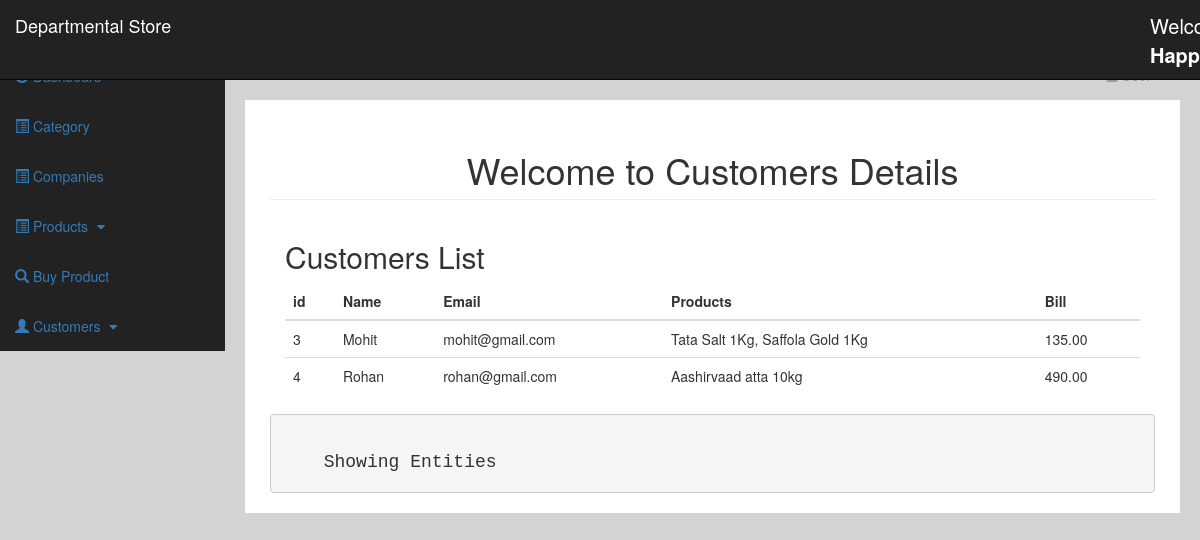
Screenshot of /show_customers.php (signed in) with the database file from the repository.
### tables this page shows
CREATE TABLE `customers` (
  `cus_id` int(3) NOT NULL,
  `cus_name` varchar(255) NOT NULL,
  `cus_email` varchar(255) NOT NULL,
  `cus_products` text NOT NULL,
  `cus_bill` decimal(10,2) NOT NULL
);

### show_customers.php (the view, shortened to what this page needs)
<?php include "includes/header.php";  ?>
    <div id="wrapper">
        <?php include "includes/navigation.php"; ?>
        <div id="page-wrapper">
            <div class="container-fluid">
                <div class="row">
                    <div class="col-lg-12">
                        <h1 class="page-header">
                         <center>Welcome to Customers Details</center>
                        </h1>
  <div class="container-fluid">
  <h2>Customers List</h2>
  <table class="table table-hover">
    <thead>
      <tr>
        <th>id</th>
        <th>Name</th>
        <th>Email</th>
        <th>Products</th>
        <th>Bill</th>
      </tr>
    </thead>
    <tbody>
     <?php
          $query = "SELECT * FROM customers";
          $select_products = mysqli_query($connection,$query);
          while($row = mysqli_fetch_assoc($select_products)) {
            $cus_id = $row['cus_id'];
            $cus_name = $row['cus_name'];
            $cus_email = $row['cus_email'];
            $cus_products = $row['cus_products'];
            $cus_bill = $row['cus_bill'];
        echo "<tr>";
        echo "<td>{$cus_id}</td>";
        echo "<td>{$cus_name}</td>";
        echo "<td>{$cus_email}</td>";
        echo "<td>{$cus_products}</td>";
        echo "<td>{$cus_bill}</td>";
        echo "</tr>";
        }
     ?>
    </tbody>
  </table>
</div>
<pre>       <h4>    Showing Entities </h4></pre>
                        </div>
                    </div>
                </div>
            </div>
<?php
      include "includes/footer.php"; ?>

### css/sb-admin.css (style rules this page uses)
body { margin-top: 100px; background-color: #D3D3D3; }
@media (min-width:768px) { body { margin-top: 50px; } }
#wrapper { padding-left: 0; }
#page-wrapper { width: 100%; padding: 0; background-color: #fff; }
@media (min-width:768px) { #wrapper { padding-left: 225px; } }
@media (min-width:768px) { #page-wrapper { padding: 10px; } }

### rows the page displays
customers: cus_id "3", cus_name "Mohit", cus_email "mohit@gmail.com", cus_products "Tata Salt 1Kg, Saffola Gold 1Kg", cus_bill "135.00"
customers: cus_id "4", cus_name "Rohan", cus_email "rohan@gmail.com", cus_products "Aashirvaad atta 10kg", cus_bill "490.00"
